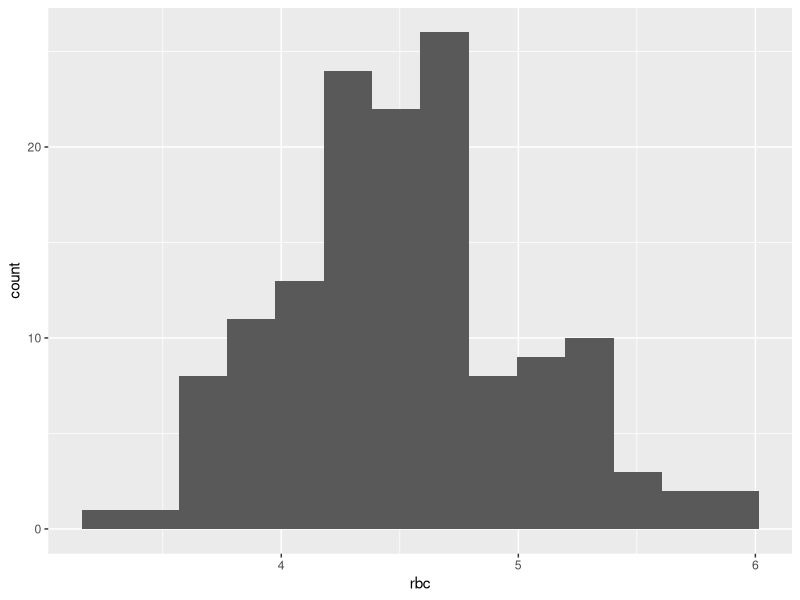

The R script that drew this image:
library(ggplot2)
library(dplyr)

#parameter zone
mean = 4.5
sd = 0.5
n = 140

#construct df and plot
df = data.frame(id=seq(1,n),rbc=round(rnorm(n,mean,sd),2))

gen_freqency_table = function(x,breaks,title4group){
  round_digits = 2
  list_hist = hist(x,breaks=breaks,include.lowest = TRUE, right=FALSE,plot=FALSE)
  num_breaks = length(list_hist$breaks)
  num_x = length(x)
  df = data.frame(
    start = list_hist$breaks[1:num_breaks-1],
    end = list_hist$breaks[2:num_breaks],
    mid = round(list_hist$mids,round_digits),
    freq = list_hist$counts,
    percent = round(list_hist$counts/num_x*100,round_digits)
  )
  df$freq_cum = cumsum(df$freq)
  df$perc_cum = cumsum(df$percent)
  df[num_breaks-1,'perc_cum']=100
  df$grp = paste("[",df$start,",",df$end,")")
  df <- df %>% select(grp,mid,freq,freq_cum,percent,perc_cum)
  colnames(df) <- c(title4group, 'middle value', 'frequency', 'cumulative frequency', 'percentage(%)', 'cumulative percentage(%)')
  return(df)
}

df_freq_table <- gen_freqency_table(df$rbc,breaks = 10,title4group = 'rbc count,x10^12/L')
View(df_freq_table)
df %>% ggplot(aes(x=rbc))+geom_histogram(bins=14)